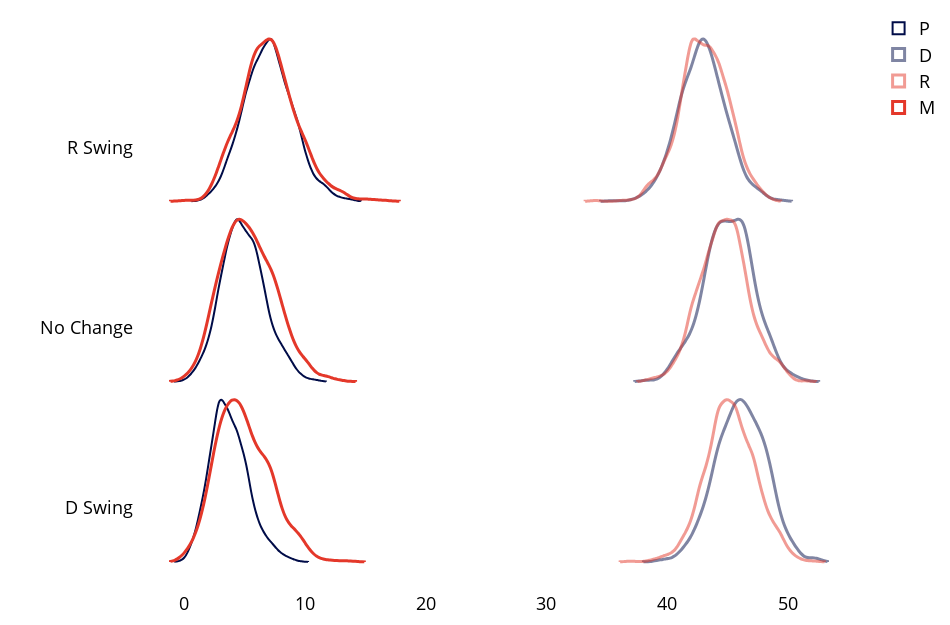

Here is the notebook cell this chart was saved with:
### Code cell
t='OL9'
fig = go.Figure()
for i, s in enumerate(['more_dem', 'no_change', 'more_gop']):
    fig.add_trace(
        go.Violin(
            y=df_s2[(df_s2["scenario"] == s) & (df_s2["type"] == t)]["o"],
            x=df_s2[(df_s2["scenario"] == s) & (df_s2["type"] == t)]['p'],
            name="P",
            box_visible=False,
            meanline_visible=False,
            points=False,
            fillcolor=pd_colors('lead', 0),
            line_color=pd_colors('navy', 1),
            showlegend=(i == 0),
        )
    )

    fig.add_trace(
        go.Violin(
            y=df_s2[(df_s2["scenario"] == s) & (df_s2["type"] == t)]["o"],
            x=df_s2[(df_s2["scenario"] == s) & (df_s2["type"] == t)]['d'],
            box_visible=False,
            meanline_visible=False,
            points=False,
            fillcolor=pd_colors("vs purple", 0),
            line_color=pd_colors("navy",.5),
            line_width=3,
            name='D',
            showlegend=(i == 0),
        )
    )
    fig.add_trace(
        go.Violin(
            y=df_s2[(df_s2["scenario"] == s) & (df_s2["type"] == t)]["o"],
            x=df_s2[(df_s2["scenario"] == s) & (df_s2["type"] == t)]['r'],
            box_visible=False,
            meanline_visible=False,
            points=False,
            fillcolor=pd_colors("vs purple", 0),
            line_color=pd_colors("red",.5),
            line_width=3,
            name='R',
            showlegend=(i == 0),
        )
    )
    fig.add_trace(
        go.Violin(
            y=df_s2[(df_s2["scenario"] == s) & (df_s2["type"] == t)]["o"],
            x=df_s2[(df_s2["scenario"] == s) & (df_s2["type"] == t)]['m'],
            box_visible=False,
            meanline_visible=False,
            points=False,
            fillcolor=pd_colors("vs purple", 0),
            line_color=pd_colors("red",),
            line_width=3,
            name='M',
            showlegend=(i == 0),
        )
    )

fig.update_layout(
    yaxis_title_text="",
    #xaxis_title_text="MAGA Seat Share",
    template="plotly_white",
    autosize=False,
    showlegend=True,
    font=dict(color="black", size=18),
    width=950,
    height=625,
    margin=dict(l=20, r=20, t=10, b=10),
    xaxis_zeroline=False,
    xaxis_gridcolor=pd_colors("lead", 0),
    yaxis=dict(
        tickmode="array",
        tickvals=[0.3, 1.3, 2.3],
        ticktext=["D Swing", "No Change", "R Swing"],
    ),
    # paper_bgcolor=pd_colors("cream", 0),
    # plot_bgcolor=pd_colors("cream", 0),
)
# fig.update_traces(meanline_visible=True, box_visible=False)
fig.update_traces(
    orientation="h",
    side="positive",
    width=1.8,
)
fig.show()

### Figure 1 — Plotly figure (JSON) as saved in the notebook; plotly's stock layout.template omitted (floating-point values rounded to 4 significant figures; data arrays with more than 128 entries replaced by an {"elided": "..."} marker saying what was removed)
{"data": [{"box": {"visible": false}, "fillcolor": "rgba(46, 45, 49, 0)", "line": {"color": "rgba(0, 12, 72, 1)"}, "meanline": {"visible": false}, "name": "P", "orientation": "h", "points": false, "showlegend": true, "side": "positive", "type": "violin", "width": 1.8, "x": {"elided": "1000 float values"}, "y": {"elided": "1000 int values"}}, {"box": {"visible": false}, "fillcolor": "rgba(91, 41, 126, 0)", "line": {"color": "rgba(0, 12, 72, 0.5)", "width": 3}, "meanline": {"visible": false}, "name": "D", "orientation": "h", "points": false, "showlegend": true, "side": "positive", "type": "violin", "width": 1.8, "x": {"elided": "1000 float values"}, "y": {"elided": "1000 int values"}}, {"box": {"visible": false}, "fillcolor": "rgba(91, 41, 126, 0)", "line": {"color": "rgba(228, 56, 42, 0.5)", "width": 3}, "meanline": {"visible": false}, "name": "R", "orientation": "h", "points": false, "showlegend": true, "side": "positive", "type": "violin", "width": 1.8, "x": {"elided": "1000 float values"}, "y": {"elided": "1000 int values"}}, {"box": {"visible": false}, "fillcolor": "rgba(91, 41, 126, 0)", "line": {"color": "rgba(228, 56, 42, 1)", "width": 3}, "meanline": {"visible": false}, "name": "M", "orientation": "h", "points": false, "showlegend": true, "side": "positive", "type": "violin", "width": 1.8, "x": {"elided": "1000 float values"}, "y": {"elided": "1000 int values"}}, {"box": {"visible": false}, "fillcolor": "rgba(46, 45, 49, 0)", "line": {"color": "rgba(0, 12, 72, 1)"}, "meanline": {"visible": false}, "name": "P", "orientation": "h", "points": false, "showlegend": false, "side": "positive", "type": "violin", "width": 1.8, "x": {"elided": "1000 float values"}, "y": {"elided": "1000 int values"}}, {"box": {"visible": false}, "fillcolor": "rgba(91, 41, 126, 0)", "line": {"color": "rgba(0, 12, 72, 0.5)", "width": 3}, "meanline": {"visible": false}, "name": "D", "orientation": "h", "points": false, "showlegend": false, "side": "positive", "type": "violin", "width": 1.8, "x": {"elided": "1000 float values"}, "y": {"elided": "1000 int values"}}, {"box": {"visible": false}, "fillcolor": "rgba(91, 41, 126, 0)", "line": {"color": "rgba(228, 56, 42, 0.5)", "width": 3}, "meanline": {"visible": false}, "name": "R", "orientation": "h", "points": false, "showlegend": false, "side": "positive", "type": "violin", "width": 1.8, "x": {"elided": "1000 float values"}, "y": {"elided": "1000 int values"}}, {"box": {"visible": false}, "fillcolor": "rgba(91, 41, 126, 0)", "line": {"color": "rgba(228, 56, 42, 1)", "width": 3}, "meanline": {"visible": false}, "name": "M", "orientation": "h", "points": false, "showlegend": false, "side": "positive", "type": "violin", "width": 1.8, "x": {"elided": "1000 float values"}, "y": {"elided": "1000 int values"}}, {"box": {"visible": false}, "fillcolor": "rgba(46, 45, 49, 0)", "line": {"color": "rgba(0, 12, 72, 1)"}, "meanline": {"visible": false}, "name": "P", "orientation": "h", "points": false, "showlegend": false, "side": "positive", "type": "violin", "width": 1.8, "x": {"elided": "1000 float values"}, "y": {"elided": "1000 int values"}}, {"box": {"visible": false}, "fillcolor": "rgba(91, 41, 126, 0)", "line": {"color": "rgba(0, 12, 72, 0.5)", "width": 3}, "meanline": {"visible": false}, "name": "D", "orientation": "h", "points": false, "showlegend": false, "side": "positive", "type": "violin", "width": 1.8, "x": {"elided": "1000 float values"}, "y": {"elided": "1000 int values"}}, {"box": {"visible": false}, "fillcolor": "rgba(91, 41, 126, 0)", "line": {"color": "rgba(228, 56, 42, 0.5)", "width": 3}, "meanline": {"visible": false}, "name": "R", "orientation": "h", "points": false, "showlegend": false, "side": "positive", "type": "violin", "width": 1.8, "x": {"elided": "1000 float values"}, "y": {"elided": "1000 int values"}}, {"box": {"visible": false}, "fillcolor": "rgba(91, 41, 126, 0)", "line": {"color": "rgba(228, 56, 42, 1)", "width": 3}, "meanline": {"visible": false}, "name": "M", "orientation": "h", "points": false, "showlegend": false, "side": "positive", "type": "violin", "width": 1.8, "x": {"elided": "1000 float values"}, "y": {"elided": "1000 int values"}}], "layout": {"autosize": false, "font": {"color": "black", "size": 18}, "height": 625, "margin": {"b": 10, "l": 20, "r": 20, "t": 10}, "showlegend": true, "width": 950, "xaxis": {"autorange": true, "gridcolor": "rgba(46, 45, 49, 0)", "range": [-4.166, 56.3], "type": "linear", "zeroline": false}, "yaxis": {"autorange": true, "range": [-0.1611, 3.061], "tickmode": "array", "ticktext": ["D Swing", "No Change", "R Swing"], "tickvals": [0.3, 1.3, 2.3], "title": {"text": ""}, "type": "linear"}}}
